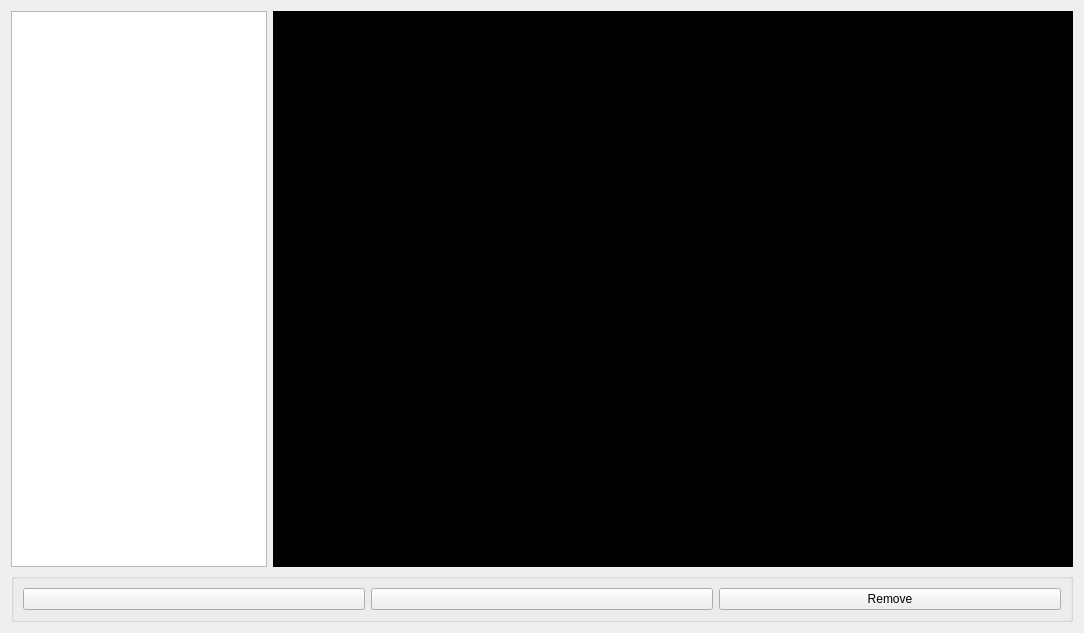
<?xml version="1.0" encoding="UTF-8"?>
<ui version="4.0">
 <class>EditDialog</class>
 <widget class="QWidget" name="EditDialog">
  <property name="geometry">
   <rect>
    <x>0</x>
    <y>0</y>
    <width>1084</width>
    <height>633</height>
   </rect>
  </property>
  <property name="windowTitle">
   <string>Form</string>
  </property>
  <layout class="QVBoxLayout" name="verticalLayout">
   <item>
    <layout class="QHBoxLayout" name="horizontalLayout_2">
     <item>
      <widget class="QListView" name="text_list"/>
     </item>
     <item>
      <widget class="QTextEdit" name="text_preview">
       <property name="sizePolicy">
        <sizepolicy hsizetype="Expanding" vsizetype="Expanding">
         <horstretch>100</horstretch>
         <verstretch>0</verstretch>
        </sizepolicy>
       </property>
       <property name="palette">
        <palette>
         <active>
          <colorrole role="WindowText">
           <brush brushstyle="SolidPattern">
            <color alpha="255">
             <red>255</red>
             <green>255</green>
             <blue>255</blue>
            </color>
           </brush>
          </colorrole>
          <colorrole role="Button">
           <brush brushstyle="SolidPattern">
            <color alpha="255">
             <red>0</red>
             <green>0</green>
             <blue>0</blue>
            </color>
           </brush>
          </colorrole>
          <colorrole role="Light">
           <brush brushstyle="SolidPattern">
            <color alpha="255">
             <red>0</red>
             <green>0</green>
             <blue>0</blue>
            </color>
           </brush>
          </colorrole>
          <colorrole role="Midlight">
           <brush brushstyle="SolidPattern">
            <color alpha="255">
             <red>0</red>
             <green>0</green>
             <blue>0</blue>
            </color>
           </brush>
          </colorrole>
          <colorrole role="Dark">
           <brush brushstyle="SolidPattern">
            <color alpha="255">
             <red>0</red>
             <green>0</green>
             <blue>0</blue>
            </color>
           </brush>
          </colorrole>
          <colorrole role="Mid">
           <brush brushstyle="SolidPattern">
            <color alpha="255">
             <red>0</red>
             <green>0</green>
             <blue>0</blue>
            </color>
           </brush>
          </colorrole>
          <colorrole role="Text">
           <brush brushstyle="SolidPattern">
            <color alpha="255">
             <red>255</red>
             <green>255</green>
             <blue>255</blue>
            </color>
           </brush>
          </colorrole>
          <colorrole role="BrightText">
           <brush brushstyle="SolidPattern">
            <color alpha="255">
             <red>255</red>
             <green>255</green>
             <blue>255</blue>
            </color>
           </brush>
          </colorrole>
          <colorrole role="ButtonText">
           <brush brushstyle="SolidPattern">
            <color alpha="255">
             <red>255</red>
             <green>255</green>
             <blue>255</blue>
            </color>
           </brush>
          </colorrole>
          <colorrole role="Base">
           <brush brushstyle="SolidPattern">
            <color alpha="255">
             <red>0</red>
             <green>0</green>
             <blue>0</blue>
            </color>
           </brush>
          </colorrole>
          <colorrole role="Window">
           <brush brushstyle="SolidPattern">
            <color alpha="255">
             <red>0</red>
             <green>0</green>
             <blue>0</blue>
            </color>
           </brush>
          </colorrole>
          <colorrole role="Shadow">
           <brush brushstyle="SolidPattern">
            <color alpha="255">
             <red>0</red>
             <green>0</green>
             <blue>0</blue>
            </color>
           </brush>
          </colorrole>
          <colorrole role="AlternateBase">
           <brush brushstyle="SolidPattern">
            <color alpha="255">
             <red>0</red>
             <green>0</green>
             <blue>0</blue>
            </color>
           </brush>
          </colorrole>
          <colorrole role="ToolTipBase">
           <brush brushstyle="SolidPattern">
            <color alpha="255">
             <red>255</red>
             <green>255</green>
             <blue>220</blue>
            </color>
           </brush>
          </colorrole>
          <colorrole role="ToolTipText">
           <brush brushstyle="SolidPattern">
            <color alpha="255">
             <red>0</red>
             <green>0</green>
             <blue>0</blue>
            </color>
           </brush>
          </colorrole>
         </active>
         <inactive>
          <colorrole role="WindowText">
           <brush brushstyle="SolidPattern">
            <color alpha="255">
             <red>255</red>
             <green>255</green>
             <blue>255</blue>
            </color>
           </brush>
          </colorrole>
          <colorrole role="Button">
           <brush brushstyle="SolidPattern">
            <color alpha="255">
             <red>0</red>
             <green>0</green>
             <blue>0</blue>
            </color>
           </brush>
          </colorrole>
          <colorrole role="Light">
           <brush brushstyle="SolidPattern">
            <color alpha="255">
             <red>0</red>
             <green>0</green>
             <blue>0</blue>
            </color>
           </brush>
          </colorrole>
          <colorrole role="Midlight">
           <brush brushstyle="SolidPattern">
            <color alpha="255">
             <red>0</red>
             <green>0</green>
             <blue>0</blue>
            </color>
           </brush>
          </colorrole>
          <colorrole role="Dark">
           <brush brushstyle="SolidPattern">
            <color alpha="255">
             <red>0</red>
             <green>0</green>
             <blue>0</blue>
            </color>
           </brush>
          </colorrole>
          <colorrole role="Mid">
           <brush brushstyle="SolidPattern">
            <color alpha="255">
             <red>0</red>
             <green>0</green>
             <blue>0</blue>
            </color>
           </brush>
          </colorrole>
          <colorrole role="Text">
           <brush brushstyle="SolidPattern">
            <color alpha="255">
             <red>255</red>
             <green>255</green>
             <blue>255</blue>
            </color>
           </brush>
          </colorrole>
          <colorrole role="BrightText">
           <brush brushstyle="SolidPattern">
            <color alpha="255">
             <red>255</red>
             <green>255</green>
             <blue>255</blue>
            </color>
           </brush>
          </colorrole>
          <colorrole role="ButtonText">
           <brush brushstyle="SolidPattern">
            <color alpha="255">
             <red>255</red>
             <green>255</green>
             <blue>255</blue>
            </color>
           </brush>
          </colorrole>
          <colorrole role="Base">
           <brush brushstyle="SolidPattern">
            <color alpha="255">
             <red>0</red>
             <green>0</green>
             <blue>0</blue>
            </color>
           </brush>
          </colorrole>
          <colorrole role="Window">
           <brush brushstyle="SolidPattern">
            <color alpha="255">
             <red>0</red>
             <green>0</green>
             <blue>0</blue>
            </color>
           </brush>
          </colorrole>
          <colorrole role="Shadow">
           <brush brushstyle="SolidPattern">
            <color alpha="255">
             <red>0</red>
             <green>0</green>
             <blue>0</blue>
            </color>
           </brush>
          </colorrole>
          <colorrole role="AlternateBase">
           <brush brushstyle="SolidPattern">
            <color alpha="255">
             <red>0</red>
             <green>0</green>
             <blue>0</blue>
            </color>
           </brush>
          </colorrole>
          <colorrole role="ToolTipBase">
           <brush brushstyle="SolidPattern">
            <color alpha="255">
             <red>255</red>
             <green>255</green>
             <blue>220</blue>
            </color>
           </brush>
          </colorrole>
          <colorrole role="ToolTipText">
           <brush brushstyle="SolidPattern">
            <color alpha="255">
             <red>0</red>
             <green>0</green>
             <blue>0</blue>
            </color>
           </brush>
          </colorrole>
         </inactive>
         <disabled>
          <colorrole role="WindowText">
           <brush brushstyle="SolidPattern">
            <color alpha="255">
             <red>0</red>
             <green>0</green>
             <blue>0</blue>
            </color>
           </brush>
          </colorrole>
          <colorrole role="Button">
           <brush brushstyle="SolidPattern">
            <color alpha="255">
             <red>0</red>
             <green>0</green>
             <blue>0</blue>
            </color>
           </brush>
          </colorrole>
          <colorrole role="Light">
           <brush brushstyle="SolidPattern">
            <color alpha="255">
             <red>0</red>
             <green>0</green>
             <blue>0</blue>
            </color>
           </brush>
          </colorrole>
          <colorrole role="Midlight">
           <brush brushstyle="SolidPattern">
            <color alpha="255">
             <red>0</red>
             <green>0</green>
             <blue>0</blue>
            </color>
           </brush>
          </colorrole>
          <colorrole role="Dark">
           <brush brushstyle="SolidPattern">
            <color alpha="255">
             <red>0</red>
             <green>0</green>
             <blue>0</blue>
            </color>
           </brush>
          </colorrole>
          <colorrole role="Mid">
           <brush brushstyle="SolidPattern">
            <color alpha="255">
             <red>0</red>
             <green>0</green>
             <blue>0</blue>
            </color>
           </brush>
          </colorrole>
          <colorrole role="Text">
           <brush brushstyle="SolidPattern">
            <color alpha="255">
             <red>0</red>
             <green>0</green>
             <blue>0</blue>
            </color>
           </brush>
          </colorrole>
          <colorrole role="BrightText">
           <brush brushstyle="SolidPattern">
            <color alpha="255">
             <red>255</red>
             <green>255</green>
             <blue>255</blue>
            </color>
           </brush>
          </colorrole>
          <colorrole role="ButtonText">
           <brush brushstyle="SolidPattern">
            <color alpha="255">
             <red>0</red>
             <green>0</green>
             <blue>0</blue>
            </color>
           </brush>
          </colorrole>
          <colorrole role="Base">
           <brush brushstyle="SolidPattern">
            <color alpha="255">
             <red>0</red>
             <green>0</green>
             <blue>0</blue>
            </color>
           </brush>
          </colorrole>
          <colorrole role="Window">
           <brush brushstyle="SolidPattern">
            <color alpha="255">
             <red>0</red>
             <green>0</green>
             <blue>0</blue>
            </color>
           </brush>
          </colorrole>
          <colorrole role="Shadow">
           <brush brushstyle="SolidPattern">
            <color alpha="255">
             <red>0</red>
             <green>0</green>
             <blue>0</blue>
            </color>
           </brush>
          </colorrole>
          <colorrole role="AlternateBase">
           <brush brushstyle="SolidPattern">
            <color alpha="255">
             <red>0</red>
             <green>0</green>
             <blue>0</blue>
            </color>
           </brush>
          </colorrole>
          <colorrole role="ToolTipBase">
           <brush brushstyle="SolidPattern">
            <color alpha="255">
             <red>255</red>
             <green>255</green>
             <blue>220</blue>
            </color>
           </brush>
          </colorrole>
          <colorrole role="ToolTipText">
           <brush brushstyle="SolidPattern">
            <color alpha="255">
             <red>0</red>
             <green>0</green>
             <blue>0</blue>
            </color>
           </brush>
          </colorrole>
         </disabled>
        </palette>
       </property>
       <property name="undoRedoEnabled">
        <bool>false</bool>
       </property>
       <property name="readOnly">
        <bool>true</bool>
       </property>
       <property name="textInteractionFlags">
        <set>Qt::NoTextInteraction</set>
       </property>
      </widget>
     </item>
    </layout>
   </item>
   <item>
    <widget class="KButtonGroup" name="kbuttongroup">
     <layout class="QHBoxLayout" name="horizontalLayout">
      <item>
       <widget class="KArrowButton" name="move_down_button">
        <property name="arrowType" stdset="0">
         <number>2</number>
        </property>
       </widget>
      </item>
      <item>
       <widget class="KArrowButton" name="move_up_button"/>
      </item>
      <item>
       <widget class="KPushButton" name="remove_button">
        <property name="text">
         <string>Remove</string>
        </property>
        <property name="icon">
         <iconset theme="edit-delete">
          <normaloff>../../../../</normaloff>../../../../</iconset>
        </property>
       </widget>
      </item>
     </layout>
    </widget>
   </item>
  </layout>
 </widget>
 <customwidgets>
  <customwidget>
   <class>KArrowButton</class>
   <extends>QPushButton</extends>
   <header>karrowbutton.h</header>
  </customwidget>
  <customwidget>
   <class>KButtonGroup</class>
   <extends>QGroupBox</extends>
   <header>kbuttongroup.h</header>
   <container>1</container>
  </customwidget>
  <customwidget>
   <class>KPushButton</class>
   <extends>QPushButton</extends>
   <header>kpushbutton.h</header>
  </customwidget>
 </customwidgets>
 <resources/>
 <connections/>
</ui>
